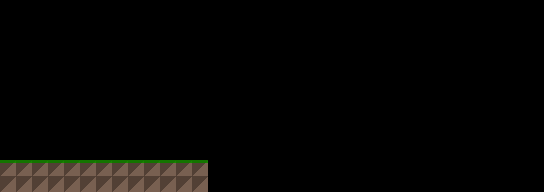

This game map was drawn from its Tiled (.tmx) file and the tilesets committed beside it. A one-line description and the trimmed map source follow:
An orthogonal 34x12 tile map with 16x16 px tiles, 1 tile layer (World) and 1 object (Spawn Point).

<map version="1.2" tiledversion="1.2.5" orientation="orthogonal" renderorder="right-down" width="34" height="12" tilewidth="16" tileheight="16" infinite="0" nextlayerid="3" nextobjectid="2">
 <tileset firstgid="1" name="psTileset-extruded" tilewidth="16" tileheight="16" spacing="2" margin="1" tilecount="9" columns="3">
  <image source="../tilesets/psTileset-extruded.png" width="54" height="54" />
  <tile id="1">
   <properties>
    <property name="colliding" value="true" />
   </properties>
  </tile>
 </tileset>
 <layer id="1" name="World" width="34" height="12">
  <data>[408 cells, 26 non-empty, 2 distinct tile ids]</data>
 </layer>
 <objectgroup id="2" name="Objects">
  <object id="1" name="Player Spawn Point" type="Spawn Point" x="16" y="128">
   <point />
  </object>
 </objectgroup>
</map>
